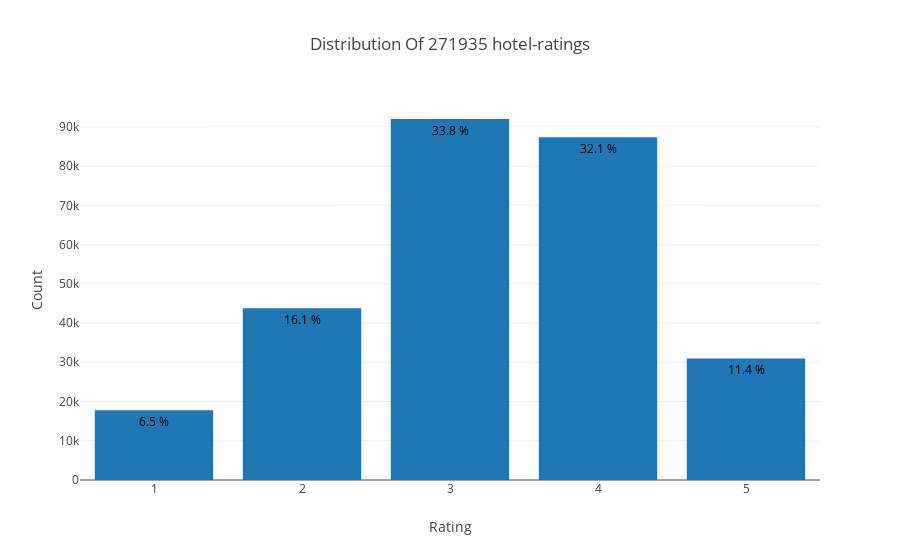

The notebook cell saved with this chart:
### Markdown cell above
# EDA
Ratings Distribution

### Code cell
import plotly
from plotly.offline import init_notebook_mode, plot, iplot
import plotly.graph_objs as go
init_notebook_mode(connected=True)

data = df['OverallRating'].value_counts().sort_index(ascending=False)
trace = go.Bar(x = data.index,
               text = ['{:.1f} %'.format(val) for val in (data.values / df.shape[0] * 100)],
               textposition = 'auto',
               textfont = dict(color = '#000000'),
               y = data.values,
               )
# Create layout
layout = dict(title = 'Distribution Of {} hotel-ratings'.format(df.shape[0]),
              xaxis = dict(title = 'Rating'),
              yaxis = dict(title = 'Count'))
# Create plot
fig = go.Figure(data=[trace], layout=layout)
iplot(fig)

### Figure 1 — Plotly figure (JSON) as saved in the notebook; plotly's stock layout.template omitted (floating-point values rounded to 4 significant figures)
{"data": [{"text": ["11.4 %", "32.1 %", "33.8 %", "16.1 %", "6.5 %"], "textfont": {"color": "#000000"}, "textposition": "auto", "type": "bar", "uid": "dcb905ab-4cc1-41e7-9254-6d1227e35b74", "x": [5, 4, 3, 2, 1], "y": [30983, 87349, 92005, 43799, 17799]}], "layout": {"title": {"text": "Distribution Of 271935 hotel-ratings"}, "xaxis": {"title": {"text": "Rating"}}, "yaxis": {"title": {"text": "Count"}}}}
